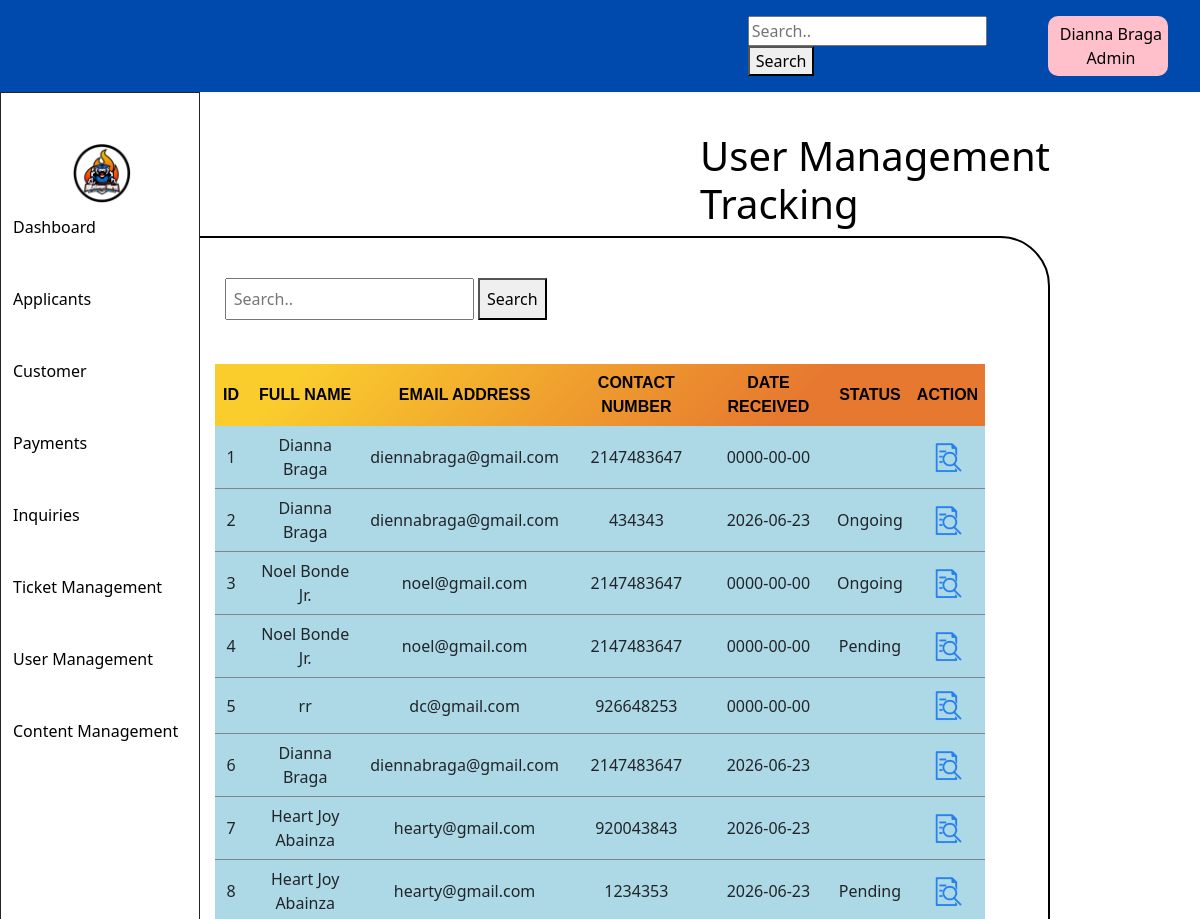
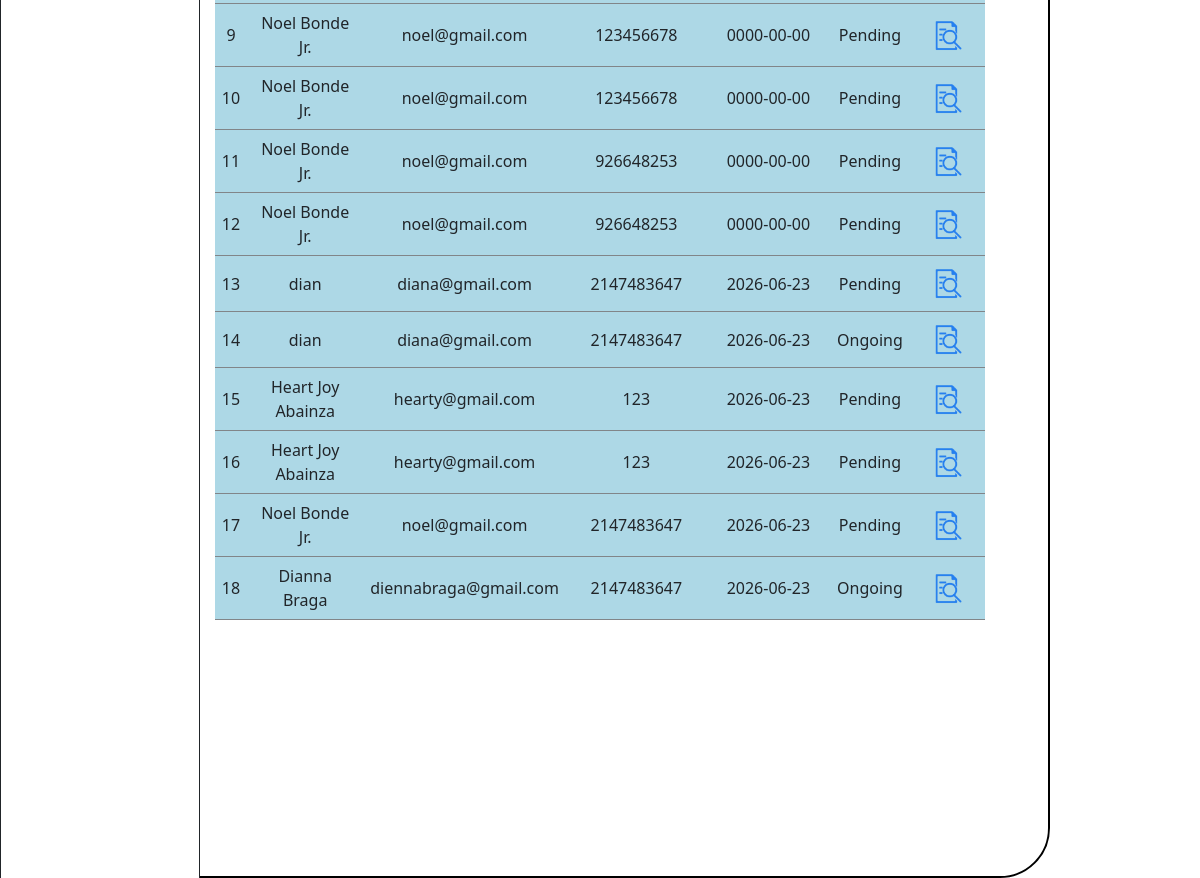
The page /admin/admin_inquiries.php on the database its author committed (2 pictures, top to bottom).
### tables this page shows
CREATE TABLE `inquiries_tbl` (
  `id` int(11) NOT NULL,
  `full_name` varchar(100) NOT NULL,
  `email_address` varchar(100) NOT NULL,
  `contact_number` int(50) NOT NULL,
  `date_received` date NOT NULL,
  `status` varchar(50) NOT NULL,
  `description` varchar(1000) NOT NULL
);

### admin/admin_inquiries.php (the view, shortened to what this page needs)
<?php
include '../database/database_connection.php';
?>
<!DOCTYPE html>
<html>
<head>
	<link href="https://cdn.jsdelivr.net/npm/bootstrap@5.3.3/dist/css/bootstrap.min.css" rel="stylesheet">
    <link rel="stylesheet" href="../css/admin_sidebar_topbar_searchbar_profile_icon.css">
	<link rel="stylesheet" href="../css/admin_inquiries.css">
</head>
<body>
	<?php include 'admin_sidebar_header_profile.php'; ?>
		<h1> User Management Tracking </h1>
			<div class = "table-container">
				<div class = "aligned" >
        <div class="searchbar-container">
                <input type="text" placeholder="Search.." name="search">
                <button type="submit">Search</button>
				</div>
</div>
		<br>
				<table class = "table_inquiries">
					<thead>
					<tr>
						<th> ID </th>
						<th>FULL NAME </th>
						<th>EMAIL ADDRESS</th>
						<th> CONTACT NUMBER </th>
						<th> DATE RECEIVED </th>
						<th> STATUS </th>
						<th> ACTION </th>
					</tr>
					</thead>
<?php
$sql = "SELECT * FROM inquiries_tbl";
$result = mysqli_query($conn, $sql);
while($row = mysqli_fetch_assoc($result)) {
?>
    <tr>
        <td><?php echo $row['id']; ?></td>
        <td><?php echo $row['full_name']; ?></td>
        <td><?php echo $row['email_address']; ?></td>
        <td><?php echo $row['contact_number']; ?></td>
        <td><?php echo $row['date_received']; ?></td>
        <td><?php echo $row['status']; ?></td>
        <td>
            <a href="admin_view_inquiries.php?id=<?php echo $row['id']; ?>">
                <button class="img-btn"> <img src="../images/view_icon.png">
					</button>
            </a>
        </td>
    </tr>
<?php
}
?>
</table>
</body>
</html>

### admin/admin_sidebar_header_profile.php (shortened to what this page needs)
<!DOCTYPE html>
<html>
<head>
	 <link href="https://cdn.jsdelivr.net/npm/bootstrap@5.3.3/dist/css/bootstrap.min.css" rel="stylesheet">
    <link rel="stylesheet" href="../css/admin_sidebar_topbar_searchbar_profile_icon.css">
</head>
<body>
        <header class="top-bar">
        <div class="search-container1">
        <form action="/admin_customer.php" method="GET">
                <input type="text" placeholder="Search.." name="search">
                <button type="submit">Search</button>
        </form>
        </div>
        <button class="profile-button">
                <div class="profile-container">
                        <div class="profile-name"> Dianna Braga </div>
                        <div class="profile-role"> Admin </div>
                        </div>
        </button>
        </header>
        <div class="sidebar">
                <div class="image-container">
                        <img src="../images/bg_logo.png" alt="Logo" class="icon2">
        </div>
            <a class="dashboard" href="admin_dashboard.php">Dashboard</a><br>
            <a class="dashboard" href="admin_applicants.php">Applicants</a><br>
            <a class="dashboard" href="admin_customer.php">Customer</a><br>
            <a class="dashboard" href="admin_payment.php">Payments</a><br>
            <a class="dashboard" href="admin_inquiries.php">Inquiries</a><br>
            <a class="dashboard" href="admin_ticket_management.php">Ticket Management</a><br>
            <a class="dashboard" href="admin_user_management.php">User Management</a><br>
            <a class="dashboard" href="admin_content_management.php">Content Management</a><br>
        </div>
        <div class="header">
        </div>
</body>

### css/admin_inquiries.css (style rules this page uses)
.table-container { width: 75%; height: 100vh; margin: auto ; border-radius: 50px; border: 2px solid black; padding: 20px; overflow-y: auto; overflow-x: auto; }
.table_inquiries { width: 90%; margin: auto; border-collapse: collapse; }
.searchbar-container { padding: 10px; }
.searchbar-container input { padding: 7px; color: blue; }
.searchbar-container button { padding: 7px; }
.table_inquiries thead { background: linear-gradient(135deg, rgba(250, 205, 45, 1) 11%, rgba(230, 120, 47, 1) 75%); color: black; font-family: Arial, Helvetica, sans-serif; }
.table_inquiries th { border-collapse: collapse; padding: 7px; border-bottom: 1px #818589; text-align: center; }
.table_inquiries td { background-color: lightblue; padding: 7px; border-bottom: 1px solid #818589; text-align: center; }
.aligned { display: flex; justify-content: space-between; align-items: center; width: 90%; margin: 10px auto; }
.img-btn { border: none; background: none; cursor: pointer; padding: 3px; }
.img-btn img { width: 35px; height: 35px; }

### rows shown on the page
inquiries_tbl: id "1", full_name "Dianna Braga", email_address "diennabraga@gmail.com", contact_number "2147483647", date_received "0000-00-00"
inquiries_tbl: id "2", full_name "Dianna Braga", email_address "diennabraga@gmail.com", contact_number "434343", date_received "2026-06-23", status "Ongoing"
inquiries_tbl: id "3", full_name "Noel Bonde Jr.", email_address "noel@gmail.com", contact_number "2147483647", date_received "0000-00-00", status "Ongoing"
inquiries_tbl: id "4", full_name "Noel Bonde Jr.", email_address "noel@gmail.com", contact_number "2147483647", date_received "0000-00-00", status "Pending"
inquiries_tbl: id "5", full_name "rr", email_address "dc@gmail.com", contact_number "926648253", date_received "0000-00-00"
inquiries_tbl: id "6", full_name "Dianna Braga", email_address "diennabraga@gmail.com", contact_number "2147483647", date_received "2026-06-23"
inquiries_tbl: id "7", full_name "Heart Joy Abainza", email_address "hearty@gmail.com", contact_number "920043843", date_received "2026-06-23"
inquiries_tbl: id "8", full_name "Heart Joy Abainza", email_address "hearty@gmail.com", contact_number "1234353", date_received "2026-06-23", status "Pending"
inquiries_tbl: id "9", full_name "Noel Bonde Jr.", email_address "noel@gmail.com", contact_number "123456678", date_received "0000-00-00", status "Pending"
inquiries_tbl: id "10", full_name "Noel Bonde Jr.", email_address "noel@gmail.com", contact_number "123456678", date_received "0000-00-00", status "Pending"
inquiries_tbl: id "11", full_name "Noel Bonde Jr.", email_address "noel@gmail.com", contact_number "926648253", date_received "0000-00-00", status "Pending"
inquiries_tbl: id "12", full_name "Noel Bonde Jr.", email_address "noel@gmail.com", contact_number "926648253", date_received "0000-00-00", status "Pending"
inquiries_tbl: id "13", full_name "dian", email_address "diana@gmail.com", contact_number "2147483647", date_received "2026-06-23", status "Pending"
inquiries_tbl: id "14", full_name "dian", email_address "diana@gmail.com", contact_number "2147483647", date_received "2026-06-23", status "Ongoing"
inquiries_tbl: id "15", full_name "Heart Joy Abainza", email_address "hearty@gmail.com", contact_number "123", date_received "2026-06-23", status "Pending"
inquiries_tbl: id "16", full_name "Heart Joy Abainza", email_address "hearty@gmail.com", contact_number "123", date_received "2026-06-23", status "Pending"
inquiries_tbl: id "17", full_name "Noel Bonde Jr.", email_address "noel@gmail.com", contact_number "2147483647", date_received "2026-06-23", status "Pending"
inquiries_tbl: id "18", full_name "Dianna Braga", email_address "diennabraga@gmail.com", contact_number "2147483647", date_received "2026-06-23", status "Ongoing"
